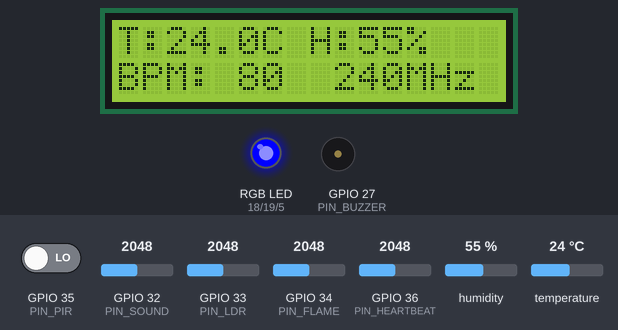
The sketch below on a simulated ESP32. Parts: 16×2 character LCD, an RGB LED mixed from three pins (HIGH = lit), buzzer (waves = sounding, pin HIGH). The inputs (shaded band) are chosen by the test bench; at power-on: GPIO 34 (PIN_FLAME) = 2048, humidity 55 %, GPIO 36 (PIN_HEARTBEAT) = 2048, GPIO 32 (PIN_SOUND) = 2048, GPIO 33 (PIN_LDR) = 2048, GPIO 35 (PIN_PIR) LOW, temperature 24 °C. WiFi joins after 1.5 s; servers stay silent unless stated; no MQTT or app messages arrive unless stated; what the sketch prints to the serial monitor is not drawn.

Above: at 1.2 s.
1.4 s: GPIO 34 (PIN_FLAME) set to 1539
3.0 s: GPIO 34 (PIN_FLAME) set to 1439
At 3.8 s:
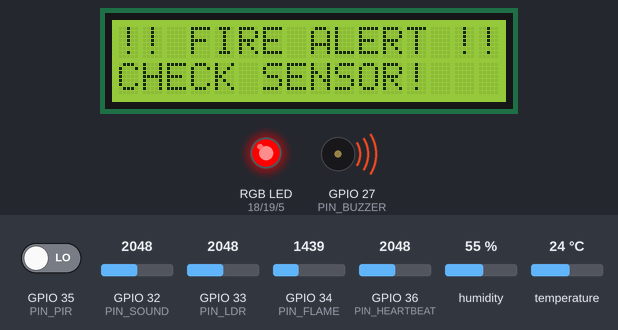
4.7 s: GPIO 34 (PIN_FLAME) set to 1540
At 5.8 s:
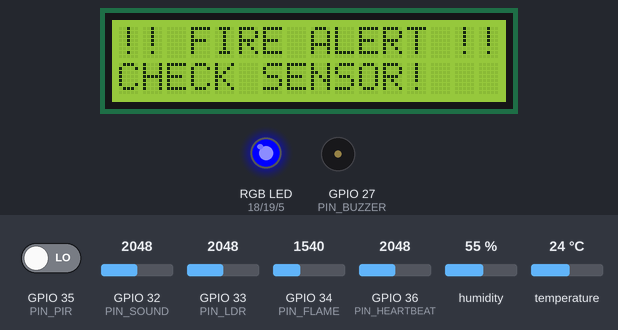
7.1 s: humidity set to 22 %
At 8.4 s:
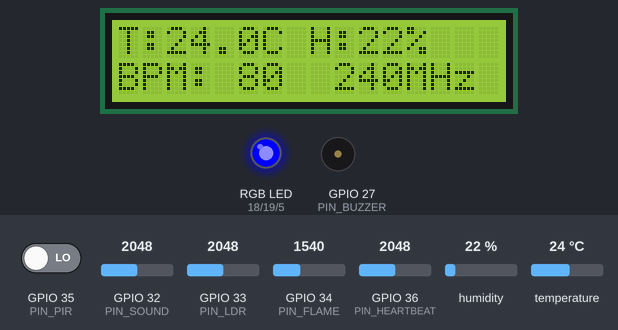
9.6 s: GPIO 36 (PIN_HEARTBEAT) set to 1960
At 12.1 s:
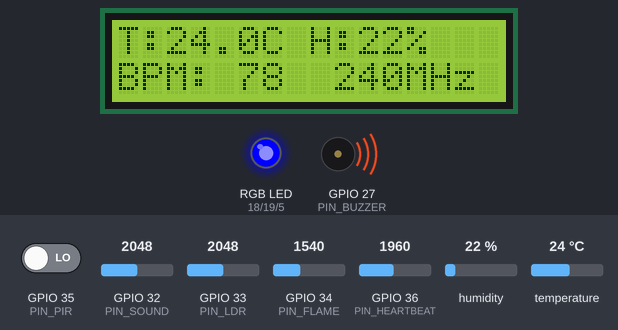
12.6 s: GPIO 32 (PIN_SOUND) set to 1928
At 13.9 s:
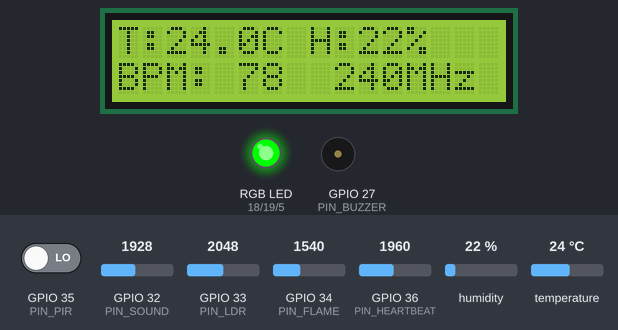
Timing chart, 0 to 15.6 s (numbered marks = the images above; inputs shaded):
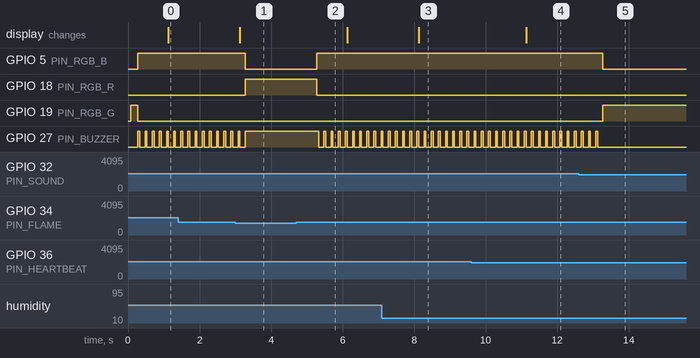

The sketch:

baseline_freertos_fixed.ino
```cpp
/*
 * ============================================================
 * FILE: baseline_freertos_fixed.ino
 * TITLE: Baseline FreeRTOS IoT System — Fixed 240 MHz
 * BOARD: ESP32 Dev Module (Arduino IDE)
 *
 * FIXES APPLIED:
 *  - PIN_HEARTBEAT moved from GPIO 25 (ADC2, blocked by WiFi)
 *    to GPIO 36 (VP, ADC1, safe with WiFi active)
 *  - WiFi connection loop is bounded (max 20 retries, 10 s total)
 *    so taskMQTTPublish never hangs the scheduler indefinitely
 *  - Uninitialized local vars t/h/bpm/flame in MQTT task given
 *    safe default values before the mutex guard
 *  - lcd.printf() replaced with lcd.print(buf) — LiquidCrystal_I2C
 *    does not implement printf(); snprintf to a local buffer is used
 *  - logEnergy() called from inside the mutex guard removed to keep
 *    critical sections short; log is now called AFTER releasing mutex
 *  - Stack sizes raised to safe values:
 *      Sensor 3072, LCD 3072, MQTT 4096, Alarm 2048
 *  - TASK_PRIORITY raised to 2 so tasks are above the idle task
 *    and the loop() watchdog feed task
 *  - Wire.begin() moved before lcd.init() — LCD task now calls
 *    lcd.init() once at task start (Wire must already be up)
 *  - while(!Serial) removed — hangs forever on battery-powered boards
 * ============================================================
 */

#include <Arduino.h>
#include <freertos/FreeRTOS.h>
#include <freertos/task.h>
#include <freertos/semphr.h>
#include <DHT.h>
#include <Wire.h>
#include <LiquidCrystal_I2C.h>
#include <WiFi.h>
#include <PubSubClient.h>

// ── Pins ────────────────────────────────────────────────────
#define PIN_FLAME      34   // ADC1_CH6
#define PIN_PIR        35   // ADC1_CH7
#define PIN_SOUND      32   // ADC1_CH4
#define PIN_LDR        33   // ADC1_CH5
#define PIN_DHT        26
#define PIN_HEARTBEAT  36   // VP / ADC1_CH0  ← safe with WiFi
#define PIN_RGB_R      18
#define PIN_RGB_G      19
#define PIN_RGB_B       5
#define PIN_BUZZER     27
#define DHT_TYPE       DHT22
#define LCD_ADDR       0x27

// ── Network ─────────────────────────────────────────────────
#define WIFI_SSID    "YOUR_SSID"
#define WIFI_PASS    "YOUR_PASSWORD"
#define MQTT_BROKER  "192.168.1.100"
#define MQTT_PORT    1883
#define MQTT_TOPIC   "iot/sensors"
#define MQTT_CLIENT  "esp32_baseline"

// ── Baseline config ─────────────────────────────────────────
#define FIXED_CPU_MHZ  240
#define TASK_PRIORITY  2        // above idle (0) and loop watchdog (1)

// ── Stack sizes (words on ESP32 = bytes / 4 internally,
//    but xTaskCreate takes bytes for Arduino-ESP32 core) ─────
#define STACK_SENSOR  3072
#define STACK_LCD     3072
#define STACK_MQTT    4096
#define STACK_ALARM   2048

// ── Simulated current draw ──────────────────────────────────
#define CURRENT_IDLE_MA    180.0f
#define CURRENT_WIFI_MA    320.0f
#define CURRENT_SENSOR_MA  200.0f

// ── Shared sensor data ──────────────────────────────────────
typedef struct {
    float    temperature;
    float    humidity;
    int      heartBPM;
    bool     flameDetected;
    bool     pirDetected;
    bool     soundDetected;
    int      ldrValue;
} SensorData_t;

static SensorData_t      g_sensors  = {};
static SemaphoreHandle_t g_dataMtx  = NULL;
static uint32_t          g_logStart = 0;

// ── Peripherals ─────────────────────────────────────────────
static DHT              dht(PIN_DHT, DHT_TYPE);
static LiquidCrystal_I2C lcd(LCD_ADDR, 16, 2);
static WiFiClient       wifiClient;
static PubSubClient     mqttClient(wifiClient);

// ── Thread-safe serial log ───────────────────────────────────
static void energyLog(float mA, const char *proto) {
    uint32_t ms = millis() - g_logStart;
    Serial.printf("[LOG] %lu,%.1f,%s,%d\n", ms, mA, proto, FIXED_CPU_MHZ);
}

// ============================================================
// TASK: Sensor Read — Core 1, 500 ms period
// ============================================================
static void taskSensorRead(void *pv) {
    pinMode(PIN_FLAME, INPUT);
    pinMode(PIN_PIR,   INPUT);
    pinMode(PIN_SOUND, INPUT);
    dht.begin();

    TickType_t wake = xTaskGetTickCount();
    for (;;) {
        float t = dht.readTemperature();
        float h = dht.readHumidity();

        // ADC1 reads only — safe with WiFi driver active
        int  rawFlame = analogRead(PIN_FLAME);
        int  rawSound = analogRead(PIN_SOUND);
        int  rawLDR   = analogRead(PIN_LDR);
        int  rawHB    = analogRead(PIN_HEARTBEAT);
        bool pir      = (digitalRead(PIN_PIR) == HIGH);

        if (xSemaphoreTake(g_dataMtx, pdMS_TO_TICKS(20)) == pdTRUE) {
            g_sensors.temperature  = isnan(t) ? 0.0f : t;
            g_sensors.humidity     = isnan(h) ? 0.0f : h;
            g_sensors.heartBPM     = (int)map(rawHB, 0, 4095, 40, 120);
            g_sensors.flameDetected = (rawFlame < 1500);
            g_sensors.soundDetected = (rawSound > 2000);
            g_sensors.pirDetected   = pir;
            g_sensors.ldrValue      = rawLDR;
            xSemaphoreGive(g_dataMtx);
        }

        energyLog(CURRENT_SENSOR_MA, "SENSOR");
        vTaskDelayUntil(&wake, pdMS_TO_TICKS(500));
    }
}

// ============================================================
// TASK: LCD Update — Core 1, 1000 ms period
// ============================================================
static void taskLCDUpdate(void *pv) {
    lcd.init();
    lcd.backlight();

    char row0[17];
    char row1[17];

    TickType_t wake = xTaskGetTickCount();
    for (;;) {
        float t   = 0.0f;
        float h   = 0.0f;
        int   bpm = 0;
        bool  flame = false;

        if (xSemaphoreTake(g_dataMtx, pdMS_TO_TICKS(20)) == pdTRUE) {
            t     = g_sensors.temperature;
            h     = g_sensors.humidity;
            bpm   = g_sensors.heartBPM;
            flame = g_sensors.flameDetected;
            xSemaphoreGive(g_dataMtx);
        }

        if (flame) {
            lcd.setCursor(0, 0); lcd.print("!! FIRE ALERT !!");
            lcd.setCursor(0, 1); lcd.print("CHECK SENSOR!   ");
        } else {
            snprintf(row0, sizeof(row0), "T:%.1fC H:%.0f%%   ", t, h);
            snprintf(row1, sizeof(row1), "BPM:%3d  240MHz ", bpm);
            lcd.setCursor(0, 0); lcd.print(row0);
            lcd.setCursor(0, 1); lcd.print(row1);
        }

        energyLog(CURRENT_IDLE_MA, "LCD");
        vTaskDelayUntil(&wake, pdMS_TO_TICKS(1000));
    }
}

// ============================================================
// TASK: MQTT Publish — Core 0, 5000 ms period
// ============================================================
static void taskMQTTPublish(void *pv) {
    // Non-blocking WiFi connect: max 10 s then continue
    Serial.println("[MQTT] Connecting WiFi...");
    WiFi.begin(WIFI_SSID, WIFI_PASS);
    for (int i = 0; i < 20 && WiFi.status() != WL_CONNECTED; i++) {
        vTaskDelay(pdMS_TO_TICKS(500));
    }
    if (WiFi.status() == WL_CONNECTED) {
        Serial.printf("[MQTT] WiFi connected: %s\n", WiFi.localIP().toString().c_str());
    } else {
        Serial.println("[MQTT] WiFi connect failed — will retry each cycle");
    }

    mqttClient.setServer(MQTT_BROKER, MQTT_PORT);
    mqttClient.setKeepAlive(15);

    TickType_t wake = xTaskGetTickCount();
    for (;;) {
        // Reconnect WiFi if lost
        if (WiFi.status() != WL_CONNECTED) {
            WiFi.reconnect();
            vTaskDelay(pdMS_TO_TICKS(2000));
        }

        // Reconnect MQTT (single attempt per cycle — non-blocking)
        if (WiFi.status() == WL_CONNECTED && !mqttClient.connected()) {
            Serial.println("[MQTT] Connecting broker...");
            mqttClient.connect(MQTT_CLIENT);
        }
        mqttClient.loop();

        // Read sensor snapshot
        float t   = 0.0f;
        float h   = 0.0f;
        int   bpm = 0;
        bool  flame = false;
        bool  pir   = false;
        int   ldr   = 0;

        if (xSemaphoreTake(g_dataMtx, pdMS_TO_TICKS(20)) == pdTRUE) {
            t     = g_sensors.temperature;
            h     = g_sensors.humidity;
            bpm   = g_sensors.heartBPM;
            flame = g_sensors.flameDetected;
            pir   = g_sensors.pirDetected;
            ldr   = g_sensors.ldrValue;
            xSemaphoreGive(g_dataMtx);
        }

        if (mqttClient.connected()) {
            char payload[128];
            snprintf(payload, sizeof(payload),
                     "{\"T\":%.1f,\"H\":%.1f,\"BPM\":%d,\"flame\":%d,\"pir\":%d,\"ldr\":%d}",
                     t, h, bpm, (int)flame, (int)pir, ldr);
            mqttClient.publish(MQTT_TOPIC, payload);
            Serial.printf("[MQTT] Published → %s\n", payload);
            energyLog(CURRENT_WIFI_MA, "WIFI");
        } else {
            energyLog(CURRENT_IDLE_MA, "IDLE");
        }

        vTaskDelayUntil(&wake, pdMS_TO_TICKS(5000));
    }
}

// ============================================================
// TASK: Alarm Handler — Core 1, 200 ms period
// ============================================================
static void taskAlarmHandler(void *pv) {
    pinMode(PIN_BUZZER, OUTPUT);
    pinMode(PIN_RGB_R,  OUTPUT);
    pinMode(PIN_RGB_G,  OUTPUT);
    pinMode(PIN_RGB_B,  OUTPUT);

    // Safe initial state
    digitalWrite(PIN_BUZZER, LOW);
    digitalWrite(PIN_RGB_R,  LOW);
    digitalWrite(PIN_RGB_G,  HIGH);
    digitalWrite(PIN_RGB_B,  LOW);

    TickType_t wake = xTaskGetTickCount();
    for (;;) {
        bool flame = false;
        bool sound = false;

        if (xSemaphoreTake(g_dataMtx, pdMS_TO_TICKS(20)) == pdTRUE) {
            flame = g_sensors.flameDetected;
            sound = g_sensors.soundDetected;
            xSemaphoreGive(g_dataMtx);
        }

        if (flame) {
            digitalWrite(PIN_BUZZER, HIGH);
            digitalWrite(PIN_RGB_R,  HIGH);
            digitalWrite(PIN_RGB_G,  LOW);
            digitalWrite(PIN_RGB_B,  LOW);
            Serial.println("[ALARM] *** FIRE DETECTED ***");
        } else if (sound) {
            digitalWrite(PIN_BUZZER, LOW);
            digitalWrite(PIN_RGB_R,  LOW);
            digitalWrite(PIN_RGB_G,  LOW);
            digitalWrite(PIN_RGB_B,  HIGH);
            // tone() is not FreeRTOS-safe for long durations;
            // use a brief fixed-frequency toggle instead
            digitalWrite(PIN_BUZZER, HIGH);
            vTaskDelay(pdMS_TO_TICKS(50));
            digitalWrite(PIN_BUZZER, LOW);
        } else {
            digitalWrite(PIN_BUZZER, LOW);
            digitalWrite(PIN_RGB_R,  LOW);
            digitalWrite(PIN_RGB_G,  HIGH);
            digitalWrite(PIN_RGB_B,  LOW);
        }

        vTaskDelayUntil(&wake, pdMS_TO_TICKS(200));
    }
}

// ============================================================
// SETUP
// ============================================================
void setup() {
    Serial.begin(115200);
    // Do NOT call while(!Serial) — hangs on battery boards

    Wire.begin(21, 22);  // must be before any I2C device

    setCpuFrequencyMhz(FIXED_CPU_MHZ);

    g_dataMtx = xSemaphoreCreateMutex();
    configASSERT(g_dataMtx != NULL);

    g_logStart = millis();

    Serial.println();
    Serial.println("==============================================");
    Serial.println(" BASELINE  |  Fixed 240 MHz  |  Equal Prio  ");
    Serial.println("==============================================");
    Serial.println("[LOG] TIME_MS,CURRENT_MA,PROTOCOL,CPU_FREQ_MHZ");

    xTaskCreatePinnedToCore(taskSensorRead,   "Sensors", STACK_SENSOR, NULL, TASK_PRIORITY, NULL, 1);
    xTaskCreatePinnedToCore(taskLCDUpdate,    "LCD",     STACK_LCD,    NULL, TASK_PRIORITY, NULL, 1);
    xTaskCreatePinnedToCore(taskAlarmHandler, "Alarm",   STACK_ALARM,  NULL, TASK_PRIORITY, NULL, 1);
    xTaskCreatePinnedToCore(taskMQTTPublish,  "MQTT",    STACK_MQTT,   NULL, TASK_PRIORITY, NULL, 0);

    Serial.println("[BASELINE] All tasks created.");
}

void loop() {
    vTaskDelay(pdMS_TO_TICKS(5000));
}
```

Measured:
- the behaviour switches between 1500 and 1499 on GPIO 34 (PIN_FLAME) (found by bisection; images 0 and 1)
- the behaviour switches between 2001 and 2000 on GPIO 32 (PIN_SOUND) (found by bisection; images 4 and 5)
- after the input at 3.0 s, GPIO 5 (PIN_RGB_B): HIGH → LOW after 0.28 s; GPIO 18 (PIN_RGB_R): LOW → HIGH after 0.28 s; GPIO 27 (PIN_BUZZER): goes on until 3.3 s, then stays HIGH; the display: changes after 0.13 s (image 1)
- after the input at 4.7 s, GPIO 5 (PIN_RGB_B): LOW → HIGH after 0.58 s; GPIO 18 (PIN_RGB_R): HIGH → LOW after 0.58 s; GPIO 27 (PIN_BUZZER): alternates HIGH for 0.05 s and LOW for 0.15 s, starting after 0.63 s
- after the input at 7.1 s, the display: changes after 1.0 s (image 3)
- after the input at 9.6 s, the display: changes after 1.5 s (image 4)
- after the input at 12.6 s, GPIO 5 (PIN_RGB_B): HIGH → LOW after 0.68 s; GPIO 19 (PIN_RGB_G): LOW → HIGH after 0.68 s; GPIO 27 (PIN_BUZZER): goes on until 13.1 s, then stays LOW
- by itself, GPIO 27 (PIN_BUZZER): alternates HIGH for 0.05 s and LOW for 0.15 s
